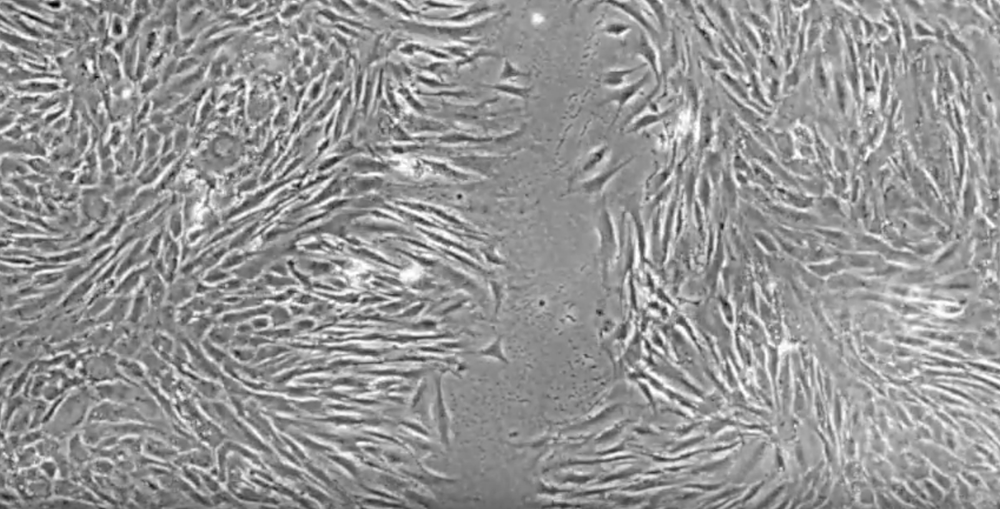
#> input picture python/scratch/new/1.png, 1000 x 509 px, shrunk from 1602 x 816 before the run; its folder holds only this picture in this run
$ jupyter execute Scratch_assay_analysis.ipynb
#> lines starting #> are read from the running program, lines starting #| are printed output that depends on the picture; after the words box and inside, x2 and y2 are one past the last pixel; in counts of white or black regions, pixels touching at a corner belong together
[cell 1]
from skimage.filters.rank import entropy
from skimage.morphology import disk
from skimage import io
import matplotlib.pyplot as plt
import numpy as np
from skimage.filters import threshold_otsu
import glob

[cell 2]
time = 0
time_list = []
area_list = []
path = "python/scratch/new/*.*"

[cell 3]
for files in glob.glob(path):
    img = io.imread(files, as_gray=True)
#> img: shape (509, 1000) float64; min 0, max 1, mean 0.587
    entr_img = entropy(img, disk(10))
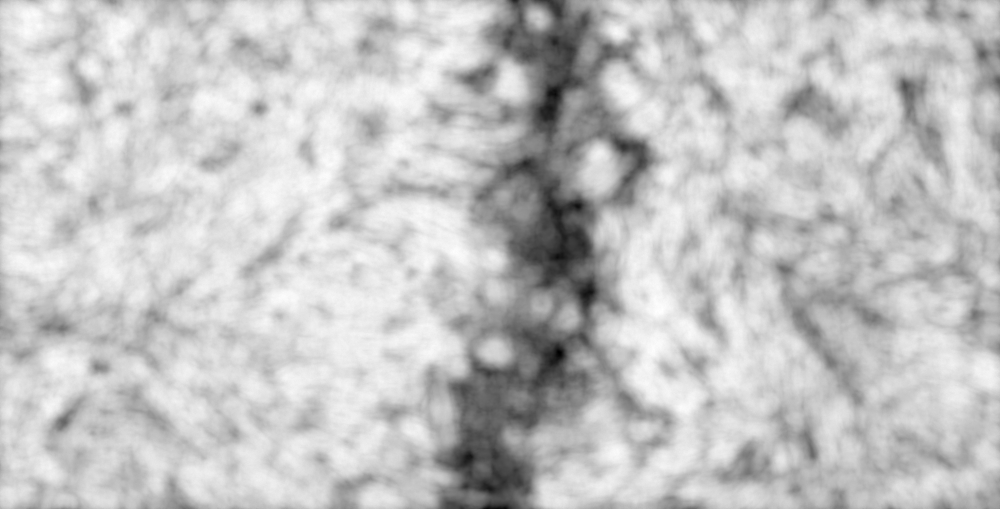
#> entr_img: shape (509, 1000) float64; min 2.99, max 7.23, mean 6.25; drawn with min black and max white
    thresh = threshold_otsu(entr_img)
#> thresh = 5.78
    binary = entr_img <= thresh
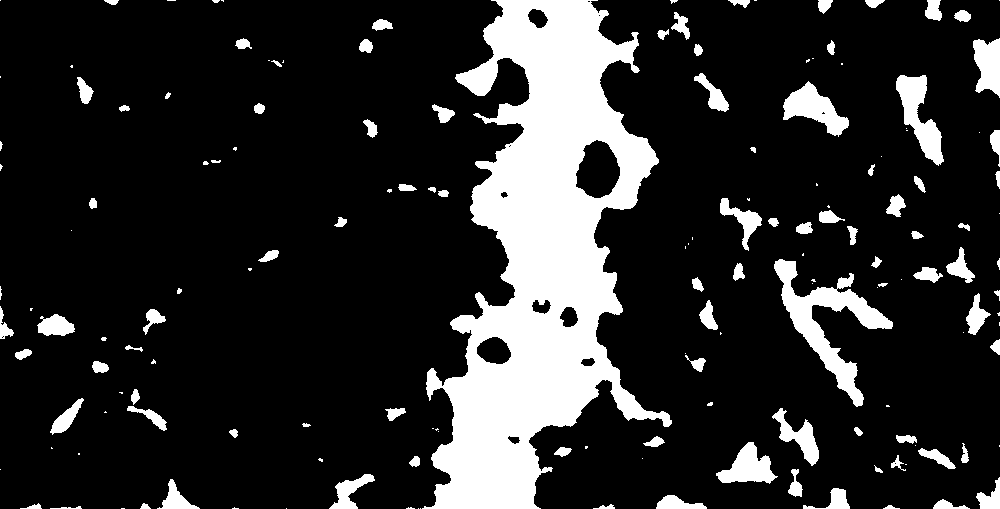
#> binary: shape (509, 1000) bool; 17% white; 162 white regions (68 under 20 px), largest, box (x1, y1, x2, y2) and area: (422, 0, 672, 509) 60203, (774, 259, 893, 407) 4647, (896, 75, 944, 166) 1916
    scratch_area = np.sum(binary==1)
#> scratch_area = 86699
    time += 1
    time_list.append(time)
    area_list.append(scratch_area)

[cell 4]
plt.plot(time_list, area_list, 'bo')
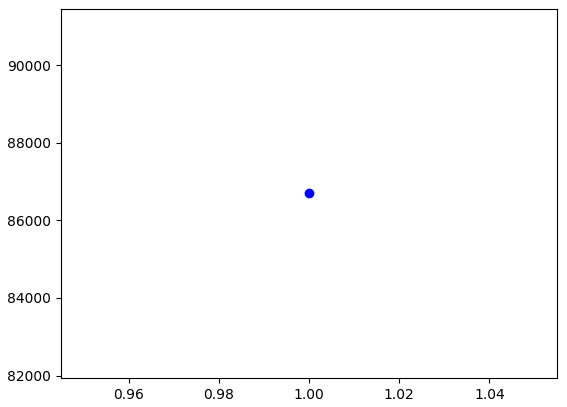
#> figure drawn by matplotlib, 1 panel

[cell 5]
fig, axes = plt.subplots(nrows=1, ncols=2, sharex=True, sharey=True, figsize=(8,8))

ax = axes.ravel()

ax[0].imshow(entr_img)
ax[0].set_title("Entropy Image")

ax[1].imshow(binary)
ax[1].set_title("Binary Image")

plt.tight_layout()
plt.show()
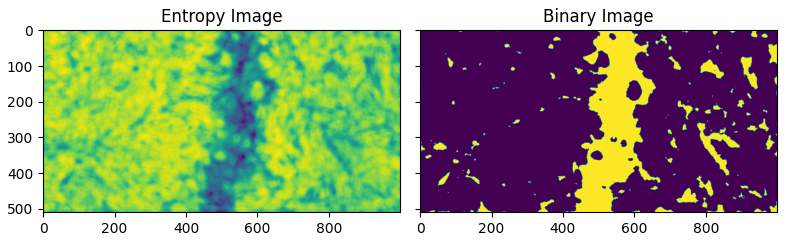
#> figure drawn by matplotlib, 2 panels

[cell 6]
from scipy.stats import linregress

[cell 7]
slope, intercept, r_value, p_value, std_err = linregress(time_list, area_list)
#> slope = nan; intercept = nan; r_value = 0; p_value = nan; std_err = nan

[cell 8]
print("y = ", slope, "x + ", intercept)
#| y =  nan x +  nan
print("R\N{SUPERSCRIPT TWO} : ", r_value**2)
#| R² :  0.0

$ run again, on python/scratch/new/2.png
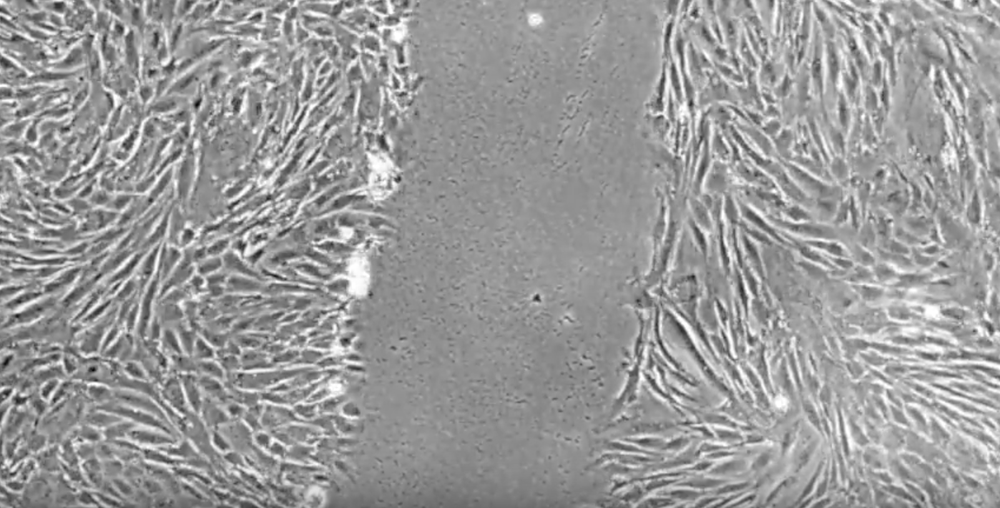
#> input picture python/scratch/new/2.png, 1000 x 508 px, shrunk from 1602 x 814 before the run
#> thresh = 5.43
#> `binary = entr_img <= thresh`:
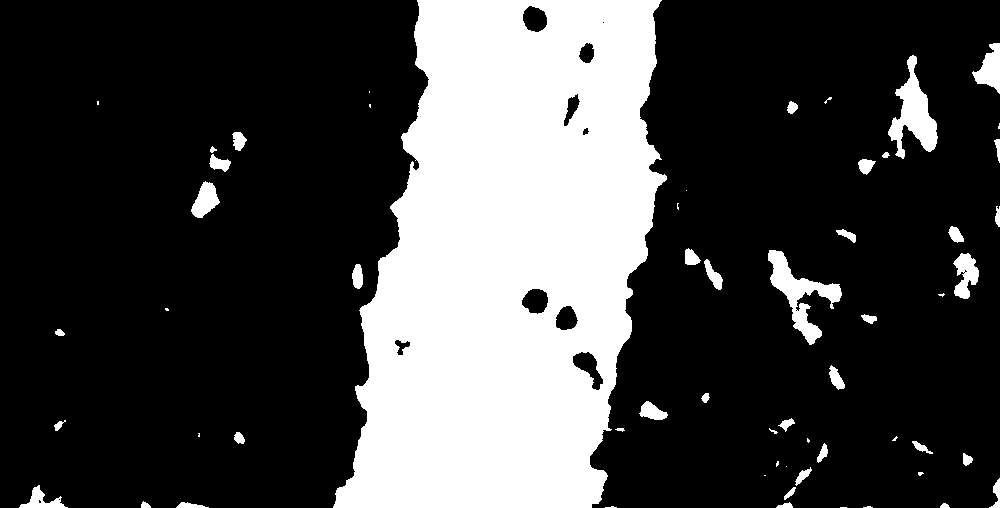
#> binary: shape (508, 1000) bool; 26.5% white; 59 white regions (19 under 20 px), largest, box (x1, y1, x2, y2) and area: (333, 0, 667, 508) 123351, (768, 250, 842, 345) 2231, (888, 55, 938, 159) 2222
#> scratch_area = 134396
#> `plt.show()`:
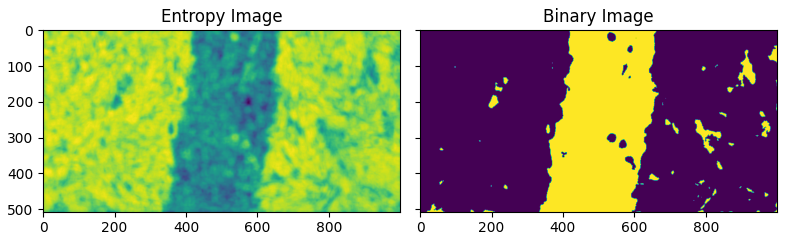
#> figure drawn by matplotlib, 2 panels
#> slope = nan; r_value = 0; p_value = nan
#| y =  nan x +  nan
#| R² :  0.0

$ run again, on python/scratch/new/3.png
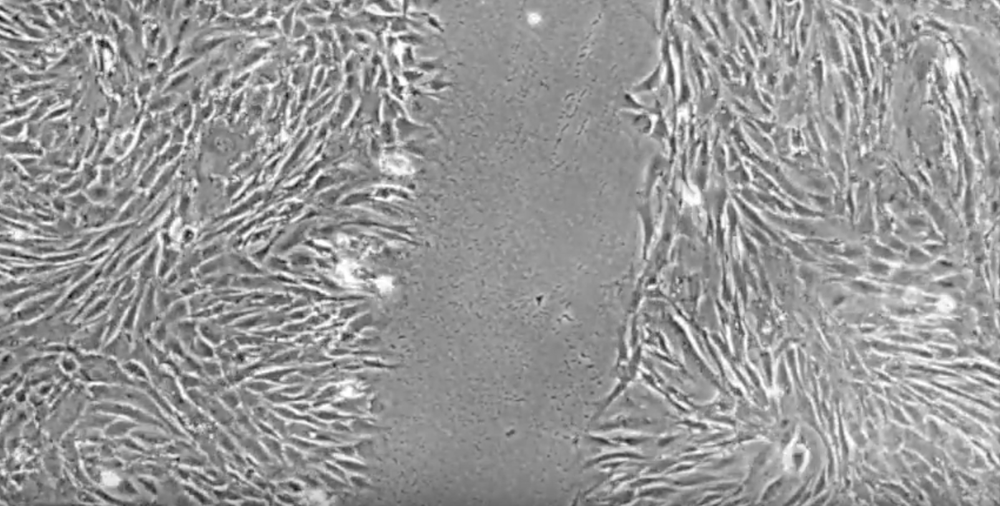
#> input picture python/scratch/new/3.png, 1000 x 506 px, shrunk from 1604 x 812 before the run
#> thresh = 5.53
#> `binary = entr_img <= thresh`:
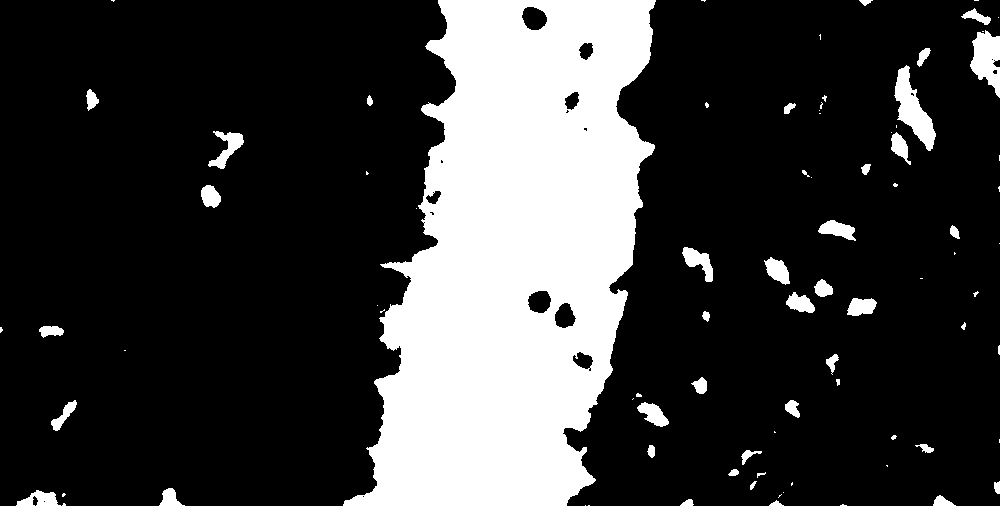
#> binary: shape (506, 1000) bool; 22.8% white; 84 white regions (41 under 20 px), largest, box (x1, y1, x2, y2) and area: (343, 0, 656, 506) 104642, (894, 65, 936, 151) 1543, (970, 30, 1000, 98) 1262
#> scratch_area = 115167
#> `plt.show()`:
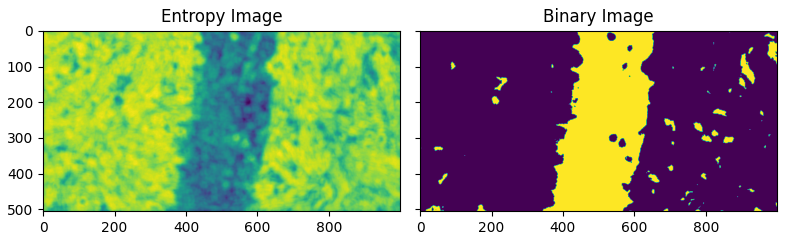
#> figure drawn by matplotlib, 2 panels
#> slope = nan; r_value = 0; p_value = nan
#| y =  nan x +  nan
#| R² :  0.0

$ run again, on python/scratch/new/4.png
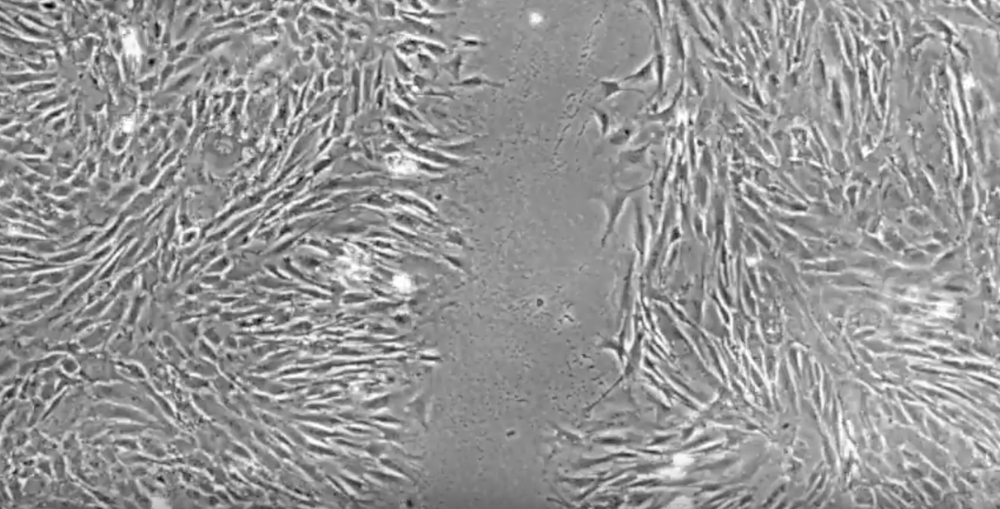
#> input picture python/scratch/new/4.png, 1000 x 509 px, shrunk from 1602 x 816 before the run
#> thresh = 5.49
#> `binary = entr_img <= thresh`:
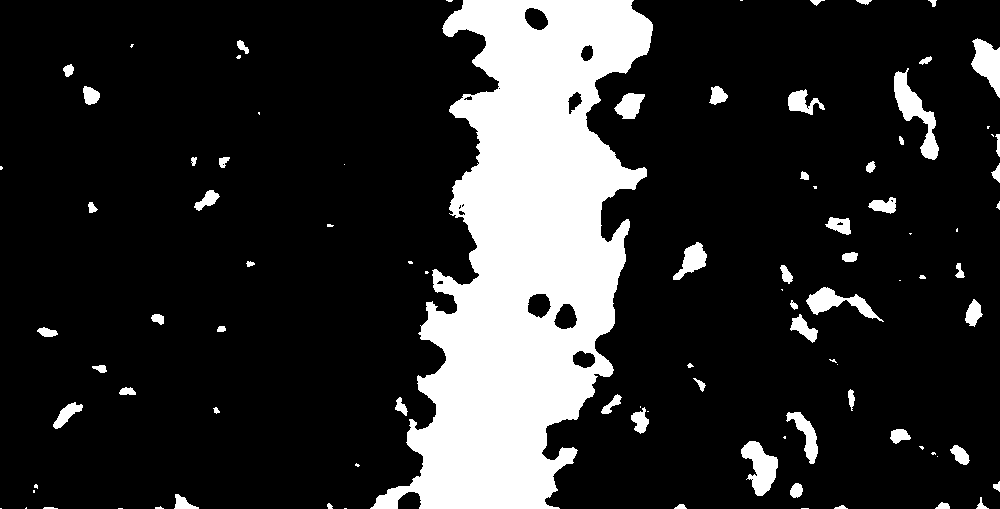
#> binary: shape (509, 1000) bool; 17.7% white; 95 white regions (34 under 20 px), largest, box (x1, y1, x2, y2) and area: (370, 0, 653, 509) 76838, (894, 68, 939, 160) 1425, (741, 441, 778, 496) 1146
#> scratch_area = 89924
#> `plt.show()`:
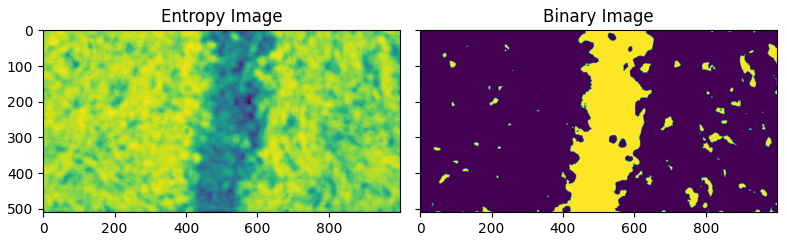
#> figure drawn by matplotlib, 2 panels
#> slope = nan; r_value = 0; p_value = nan
#| y =  nan x +  nan
#| R² :  0.0
